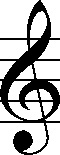
#> input picture resources/template/clef/treble_1.jpg, 60 x 155 px; the run also reads 2 pictures not shown here
$ python detection.py   (older library calls are emulated)
#> lines starting #> are read from the running program, lines starting #| are printed output that depends on the picture
import os
import cv2
import numpy as np
from src.utils import locate_templates, merge_boxes
from src.primitive import Primitive
from src.bar import Bar

# current directory
current_dir = os.path.dirname(os.path.abspath(__file__))
# main directory
main_dir = os.path.dirname(current_dir)
# resources directory
resources_dir = os.path.join(main_dir, "resources")
# template directory
template_dir = os.path.join(resources_dir, "template")

# -------------------------------------------------------------------------------
# Template Paths
# -------------------------------------------------------------------------------

# clef paths
clef_dir = os.path.join(template_dir, "clef")
# time signature paths
time_dir = os.path.join(template_dir, "time")

clef_paths = {
    "treble": [
        os.path.join(clef_dir, "treble_1.jpg"),
        os.path.join(clef_dir, "treble_2.jpg"),
        os.path.join(clef_dir, "treble_3.jpg"),
    ],
    "bass": [os.path.join(clef_dir, "bass_1.jpg")],
}

accidental_paths = {
    "sharp": [
        os.path.join(template_dir, "sharp-line.png"),
        os.path.join(template_dir, "sharp-space.png"),
    ],
    "flat": [
        os.path.join(template_dir, "flat-line.png"),
        os.path.join(template_dir, "flat-space.png"),
    ],
}

note_dir = os.path.join(template_dir, "note")

note_paths = {
    "quarter": [
        os.path.join(note_dir, "quarter.png"),
        os.path.join(note_dir, "solid-note.png"),
    ],
    "half": [
        os.path.join(note_dir, "half-space.png"),
        os.path.join(note_dir, "half-note-line.png"),
        os.path.join(note_dir, "half-line.png"),
        os.path.join(note_dir, "half-note-space.png"),
    ],
    "whole": [
        os.path.join(note_dir, "whole-space.png"),
        os.path.join(note_dir, "whole-note-line.png"),
        os.path.join(note_dir, "whole-line.png"),
        os.path.join(note_dir, "whole-note-space.png"),
    ],
}

flag_dir = os.path.join(template_dir, "flag")

flag_paths = [
    os.path.join(flag_dir, "eighth_flag_1.jpg"),
    os.path.join(flag_dir, "eighth_flag_2.jpg"),
    os.path.join(flag_dir, "eighth_flag_3.jpg"),
    os.path.join(flag_dir, "eighth_flag_4.jpg"),
    os.path.join(flag_dir, "eighth_flag_5.jpg"),
    os.path.join(flag_dir, "eighth_flag_6.jpg"),
]

barline_dir = os.path.join(template_dir, "barline")

barline_paths = [
    os.path.join(barline_dir, "barline_1.jpg"),
    os.path.join(barline_dir, "barline_2.jpg"),
    os.path.join(barline_dir, "barline_3.jpg"),
    os.path.join(barline_dir, "barline_4.jpg"),
]

rest_dir = os.path.join(template_dir, "rest")

rest_paths = {
    "eighth": [os.path.join(rest_dir, "eighth_rest.jpg")],
    "quarter": [os.path.join(rest_dir, "quarter_rest.jpg")],
    "half": [
        os.path.join(rest_dir, "half_rest_1.jpg"),
        os.path.join(rest_dir, "half_rest_2.jpg"),
    ],
    "whole": [os.path.join(rest_dir, "whole_rest.jpg")],
}

# -------------------------------------------------------------------------------
# Template Images
# -------------------------------------------------------------------------------

# Clefs
clef_imgs = {
    "treble": [cv2.imread(clef_file, 0) for clef_file in clef_paths["treble"]],
    "bass": [cv2.imread(clef_file, 0) for clef_file in clef_paths["bass"]],
}
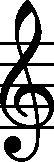
#> input picture resources/template/clef/treble_2.jpg, 54 x 162 px
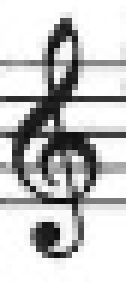
#> input picture resources/template/clef/treble_3.jpg, 21 x 47 px (shown 6 times larger)
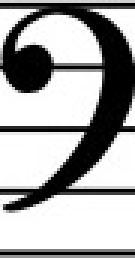
#> input picture resources/template/clef/bass_1.jpg, 45 x 86 px (shown 3 times larger)
# Time Signatures
time_imgs = {
    "common": [cv2.imread(time, 0) for time in [os.path.join(time_dir, "common.jpg")]],
    "44": [cv2.imread(time, 0) for time in [os.path.join(time_dir, "44.jpg")]],
    "34": [cv2.imread(time, 0) for time in [os.path.join(time_dir, "34.jpg")]],
    "24": [cv2.imread(time, 0) for time in [os.path.join(time_dir, "24.jpg")]],
    "68": [cv2.imread(time, 0) for time in [os.path.join(time_dir, "68.jpg")]],
}

# Accidentals
sharp_imgs = [cv2.imread(sharp_files, 0) for sharp_files in accidental_paths["sharp"]]
#> sharp_imgs = 2 items
flat_imgs = [cv2.imread(flat_file, 0) for flat_file in accidental_paths["flat"]]
#> flat_imgs = 2 items

# Notes
quarter_note_imgs = [cv2.imread(quarter, 0) for quarter in note_paths["quarter"]]
#> quarter_note_imgs = 2 items
half_note_imgs = [cv2.imread(half, 0) for half in note_paths["half"]]
#> half_note_imgs = 4 items
whole_note_imgs = [cv2.imread(whole, 0) for whole in note_paths["whole"]]
#> whole_note_imgs = 4 items

# Rests
eighth_rest_imgs = [cv2.imread(eighth, 0) for eighth in rest_paths["eighth"]]
#> eighth_rest_imgs = 1 item
quarter_rest_imgs = [cv2.imread(quarter, 0) for quarter in rest_paths["quarter"]]
#> quarter_rest_imgs = 1 item
half_rest_imgs = [cv2.imread(half, 0) for half in rest_paths["half"]]
#> half_rest_imgs = 2 items
whole_rest_imgs = [cv2.imread(whole, 0) for whole in rest_paths["whole"]]
#> whole_rest_imgs = 1 item

# Eighth Flag
eighth_flag_imgs = [cv2.imread(flag, 0) for flag in flag_paths]
#> eighth_flag_imgs = 6 items

# Bar line
bar_imgs = [cv2.imread(barline, 0) for barline in barline_paths]
#> bar_imgs = 4 items


# -------------------------------------------------------------------------------
# Template Thresholds
# -------------------------------------------------------------------------------

# Clefs
clef_lower, clef_upper, clef_thresh = 50, 150, 0.88

# Time
time_lower, time_upper, time_thresh = 50, 150, 0.85

# Accidentals
sharp_lower, sharp_upper, sharp_thresh = 50, 150, 0.70
flat_lower, flat_upper, flat_thresh = 50, 150, 0.77

# Notes
quarter_note_lower, quarter_note_upper, quarter_note_thresh = 50, 150, 0.70
half_note_lower, half_note_upper, half_note_thresh = 50, 150, 0.70
whole_note_lower, whole_note_upper, whole_note_thresh = 50, 150, 0.7011

# Rests
eighth_rest_lower, eighth_rest_upper, eighth_rest_thresh = (
    50,
    150,
    0.75,
)  # Before was 0.7
quarter_rest_lower, quarter_rest_upper, quarter_rest_thresh = 50, 150, 0.70
half_rest_lower, half_rest_upper, half_rest_thresh = 50, 150, 0.80
whole_rest_lower, whole_rest_upper, whole_rest_thresh = 50, 150, 0.80

# Eighth Flag
eighth_flag_lower, eighth_flag_upper, eighth_flag_thresh = 50, 150, 0.8

# Bar line
bar_lower, bar_upper, bar_thresh = 50, 150, 0.85

key_signature_changes = {
    "sharp": ["", "F", "FC", "FCG", "FCGD", "FCGDA", "FCGDAE", "FCGDAEB"],
    "flat": ["", "B", "BE", "BEA", "BEAD", "BEADG", "BEADGC", "BEADGCF"],
}

# -------------------------------------------------------------------------------
# Symbol Segmentation, Object Recognition, and Semantic Reconstruction
# -------------------------------------------------------------------------------

# The score is then divided into regions of interest to localize and isolate the musical primitives.
# Music score is analyzed and split by staves
# Primitive symbols extracted

# Find all primitives on each stave first
# then move from left to right and create structure

# ============ Determine Clef, Time Signature ============


# [662 lines left out: functions find_clef_time_signature, find_primitive, not called in this run]
